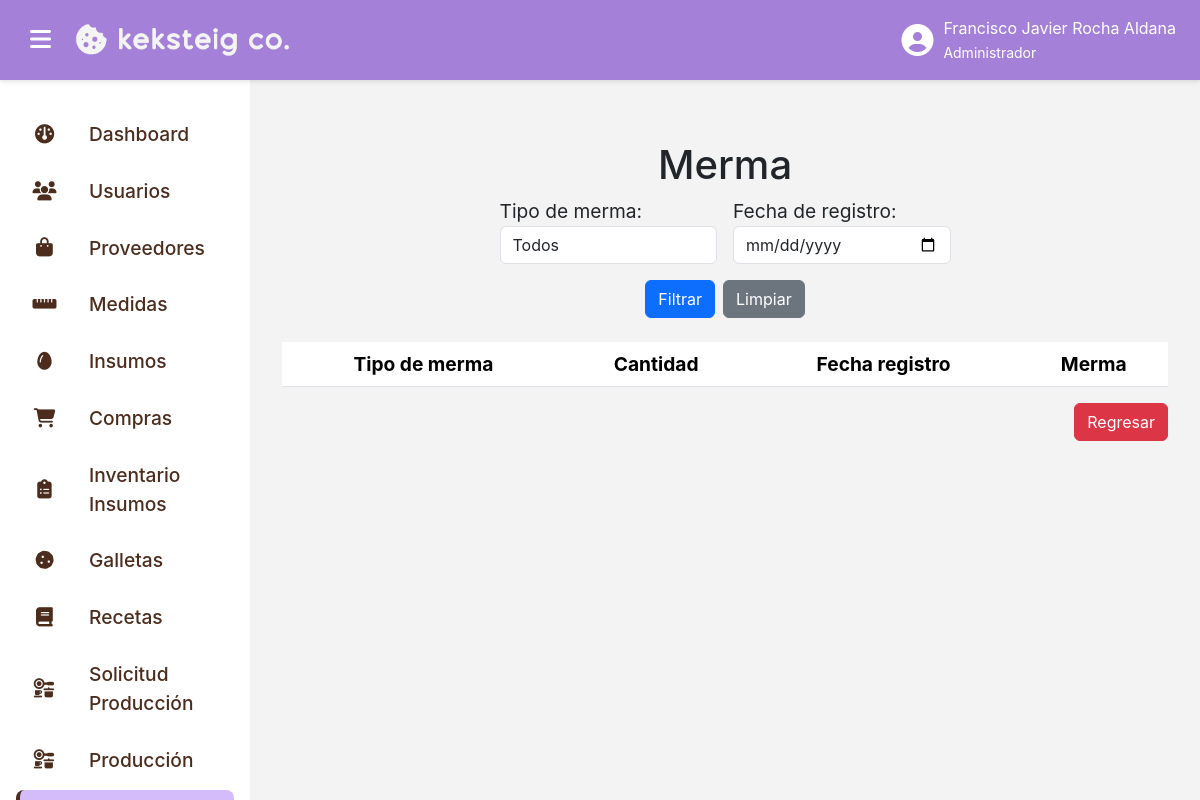
Before: /mermas/lista_mermas/ (signed in) with the older database file.
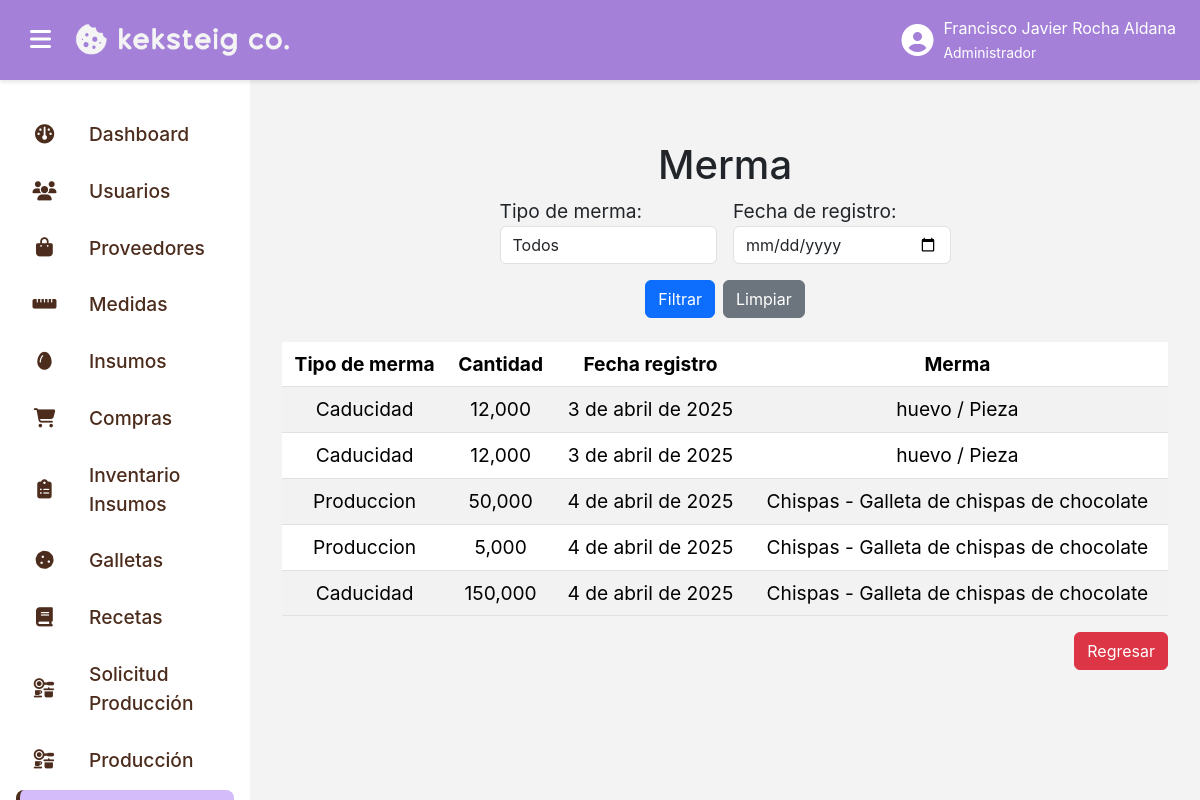
After: the same page with the newer database file.
### mermas_app/models.py (models this page shows, shortened)
class Merma(models.Model):
    tipo_merma = models.TextField(max_length=100)
    cantidad = models.DecimalField(decimal_places=3, max_digits=10)
    fecha_registro = models.DateTimeField(default=now)
    insumo = models.ForeignKey(InventarioInsumos, on_delete=models.CASCADE, null=True, blank=True)
    produccion = models.ForeignKey(Produccion, on_delete=models.CASCADE, null=True, blank=True)

### inventario_insumos_app/models.py (models this page shows)
class InventarioInsumos(models.Model):
    detalle_compra = models.ForeignKey(DetalleCompra, on_delete=models.CASCADE, null=False, blank=False)
    cantidad_existente = models.IntegerField(null=False)
    activo = models.BooleanField(default=True)
    def __str__(self):
        return f"{self.detalle_compra.insumo}"

### compras_app/models.py (models this page shows, shortened)
class DetalleCompra(models.Model):
    compra = models.ForeignKey(Compra, on_delete=models.CASCADE, null=False, blank=False)
    insumo = models.ForeignKey(Insumo, on_delete=models.CASCADE, null=False, blank=False)
    cantidad = models.DecimalField(max_digits=10, decimal_places=3)
    precio_unitario = models.DecimalField(max_digits=10 , decimal_places=3)
    fecha_caducidad = models.DateTimeField(default=now)

### insumos_app/models.py (models this page shows)
class Insumo(models.Model):
    nombre = models.TextField(max_length=100)
    descripcion = models.TextField(max_length=500)
    medida = models.ForeignKey(Medida, on_delete=models.CASCADE, null=False, blank=False)
    cantidad_minima = models.DecimalField(decimal_places=3, max_digits=10, null=False, default=0)
    def __str__(self):
        return f"{self.nombre} / {self.medida.nombre}"

### medidas_app/models.py (models this page shows, shortened)
class Medida(models.Model):
    nombre = models.TextField(max_length=50, null=False)
    nomenclatura = models.TextField(max_length=5, null=False)

### producciones_app/models.py (models this page shows)
class Produccion(models.Model):
    cantidad = models.IntegerField(null=False)
    fecha_preparacion = models.DateTimeField(default=now)
    galleta = models.ForeignKey(Galleta, on_delete=models.CASCADE, null=False, blank=False)
    def __str__(self):
        return f"{self.galleta}"

### galletas_app/models.py (models this page shows)
class Galleta(models.Model):
    nombre = models.TextField(max_length=100)
    descripcion = models.TextField(max_length=1000)
    peso_individual = models.DecimalField(decimal_places=3, max_digits=10)
    imagen = models.ImageField(upload_to="Galletas/", null=False, blank=False)
    medida = models.ForeignKey(Medida, on_delete=models.CASCADE, null=False, blank=False)
    def __str__(self):
        return f"{self.nombre} - {self.descripcion}"

### mermas_app/views.py (the view, shortened to what this page needs)
# urls.py: path("lista_mermas/", login_required(ListaMermasView.as_view()), name="lista_mermas"),
class ListaMermasView(PermissionRequiredMixin, TemplateView):
    permission_required = ["mermas_app.view_Merma"]
    login_url = "login"
    template_name = "lista_mermas.html"
    def get_context_data(self):
        lista = Merma.objects.all()
        tipo_merma = self.request.GET.get("tipo_merma")
        fecha_registro = self.request.GET.get("fecha_registro")
        if tipo_merma:
            lista = lista.filter(tipo_merma=tipo_merma)
        if fecha_registro:
            try:
                fecha_obj = datetime.strptime(fecha_registro, "%Y-%m-%d").date()
                lista = lista.filter(fecha_registro__date=fecha_obj)
            except ValueError:
                pass
        return {
            "lista": lista
        }

### mermas_app/templates/lista_mermas.html (shortened to what this page needs)
{% extends "base.html" %}
{% load static %}
{% block content %}
<div class="pantalla-completa">
    <div class="menu">
        <h1 class="text-center">
            Merma
        </h1>
        <form method="get" class="row px-2">
            <div class="col-lg-12 col-md-12 col-sm-12 col-12">
                <div class="d-flex align-items-center justify-content-center">
                    <div class="col-lg-3 col-md-3 col-sm-12 col-12 me-2">
                        <label for="tipo_merma">
                            Tipo de merma:
                        </label>
                        <select class="form-control" name="tipo_merma" id="tipo_merma">
                            <option value="">
                                Todos
                            </option>
                        </select>
                    </div>
                    <div class="col-lg-3 col-md-3 col-sm-6 col-6 ms-2">
                        <label for="fecha_registro">
                            Fecha de registro:
                        </label>
                        <input class="form-control" type="date" id="fecha_registro" name="fecha_registro" value="{{ request.GET.fecha_registro }}"/>
                    </div>
                </div>
                <div class="d-flex align-items-center justify-content-center mt-3">
                    <div class="d-flex col-lg-6 col-md-6 col-sm-12 col-12 justify-content-center">
                        <button class="btn btn-primary me-1">
                            Filtrar
                        </button>
                        <a class="btn btn-secondary ms-1" href="{% url 'lista_mermas' %}">
                            Limpiar
                        </a>
                    </div>
                </div>
            </div>
        </form>
        <div class="row d-flex mt-4">
            <div class="col-lg-12 col-md-12 col-sm-12 col-12">
                <div class="d-flex align-items-center justify-content-center">
                    <table class="table table-hover table-striped">
                        <thead>
                            <th class="text-center">
                                Tipo de merma
                            </th>
                            <th class="text-center">
                                Cantidad
                            </th>
                            <th class="text-center">
                                Fecha registro
                            </th>
                            <th class="text-center">
                                Merma
                            </th>
                        </thead>
                        <tbody>
                            {% for item in lista %}
                                <tr>
                                    <td class="text-center">
                                        {{ item.tipo_merma }}
                                    </td>
                                    <td class="text-center">
                                        {{ item.cantidad }}
                                    </td>
                                    <td class="text-center">
                                        {{ item.fecha_registro|date }}
                                    </td>
                                    <td class="text-center">
                                        {% if item.insumo is not None %}
                                            {{ item.insumo }}
                                        {% else %}
                                            {{ item.produccion }}
                                        {% endif %}
                                    </td>
                                </tr>
                            {% endfor %}
                        </tbody>
                    </table>
                </div>
            </div>
        </div>
        <div class="d-flex align-items-center justify-content-end">
            <a class="btn btn-danger" href="{% url "home" %}">
                Regresar
            </a>
        </div>
    </div>
</div>
{% endblock content %}

### templates/base.html (shortened to what this page needs)
{% load static %}
<!DOCTYPE html>
<html lang="es">
<head>
    <link rel="stylesheet" href="{% static 'css/bootstrap.min.css' %}">
    <link href="https://cdnjs.cloudflare.com/ajax/libs/font-awesome/6.7.2/css/all.min.css" rel="stylesheet">
    <link rel="stylesheet" href="{% static 'css/styles.css' %}">
</head>
<body>
    <div class="topbar">
        <div class="d-flex align-items-center gap-3">
            <button class="sidebar-toggle" id="menuToggle">
                <i class="fas fa-bars"></i>
            </button>
            <a href="{% url 'home' %}" style="text-decoration: none;" class="logo-container">
                <img src="{% static 'image/logo-horizontal-light.png' %}" alt="Don Galleto Logo" class="logo">
            </a>
        </div>
        <div class="user-info">
            <i class="fas fa-user-circle"></i>
            <span>
                {{ user.first_name }} {{ user.last_name }}
                <br>
                <small>
                    {% for group in user.groups.all %}
                        {{ group.name }}
                    {% empty %}
                        El usuario no pertenece a ningún grupo.
                    {% endfor %}
                </small>
            </span>
        </div>
    </div>
    <div class="sidebar {% if is_sidebar_collapsed %}collapsed{% endif %}" id="sidebar">
        {% for grupo in request.user.groups.all %}
            {% if grupo.name == 'Administrador' %}
                <a href="{% url 'home' %}" class="{% if request.resolver_match.url_name == 'home' %}active{% endif %}">
                    <i class="fa-solid fa-dashboard"></i>
                    <span>
                        Dashboard
                    </span>
                </a>
            {% endif %}
            {% if grupo.name == 'Administrador' %}
                <a href="{% url 'lista_usuarios' %}" class="{% if '/usuarios/' in request.path %}active{% endif %}">
                    <i class="fas fa-users"></i>
                    <span>
                        Usuarios
                    </span>
                </a>
            {% endif %}
            {% if grupo.name == 'Administrador' %}
                <a href="{% url 'lista_proveedores' %}" class="{% if request.resolver_match.url_name == 'lista_proveedores' %}active{% endif %}">
                    <i class="fa-solid fa-bag-shopping"></i>
                    <span>
                        Proveedores
                    </span>
                </a>
            {% endif %}
            {% if grupo.name == 'Administrador' %}
                <a href="{% url 'lista_medidas' %}" class="{% if request.resolver_match.url_name == 'lista_medidas' %}active{% endif %}">
                    <i class="fa-solid fa-ruler-horizontal"></i>
                    <span>
                        Medidas
                    </span>
                </a>
            {% endif %}
            {% if grupo.name == 'Administrador' %}
                <a href="{% url 'lista_insumos' %}" class="{% if request.resolver_match.url_name == 'lista_insumos' %}active{% endif %}">
                    <i class="fa-solid fa-egg"></i>
                    <span>
                        Insumos
                    </span>
                </a>
            {% endif %}
            {% if grupo.name == 'Administrador' %}
                <a href="{% url 'lista_compras' %}" class="{% if request.resolver_match.url_name == 'lista_compras' %}active{% endif %}">
                    <i class="fa-solid fa-cart-shopping"></i>
                    <span>
                        Compras
                    </span>
                </a>
            {% endif %}
            {% if grupo.name == 'Administrador' %}
                <a href="{% url 'lista_inventario' %}" class="{% if request.resolver_match.url_name == 'lista_inventario' %}active{% endif %}">
                    <i class="fa-solid fa-clipboard-list"></i>
                    <span>
                        Inventario Insumos
                    </span>
                </a>
            {% endif %}
            {% if grupo.name == 'Administrador' %}
                <a href="{% url 'lista_galletas' %}" class="{% if request.resolver_match.url_name == 'lista_galletas' %}active{% endif %}">
                    <i class="fa-solid fa-cookie"></i>
                    <span>
                        Galletas
                    </span>
                </a>
            {% endif %}
            {% if grupo.name == 'Administrador' %}
                <a href="{% url 'lista_recetas' %}" class="{% if request.resolver_match.url_name == 'lista_recetas' %}active{% endif %}">
                    <i class="fa-solid fa-book"></i>
                    <span>
                        Recetas
                    </span>
                </a>
            {% endif %}
            {% if grupo.name == 'Administrador' %}
                <a href="{% url 'lista_solicitarproducciones' %}" class="{% if request.resolver_match.url_name == 'lista_solicitarproducciones' %}active{% endif %}">
                    <i class="fa-solid fa-kitchen-set"></i>
                    <span>
                        Solicitud Producción
                    </span>
                </a>
            {% endif %}
            {% if grupo.name == 'Administrador' %}
                <a href="{% url 'lista_producciones' %}" class="{% if request.resolver_match.url_name == 'lista_producciones' %}active{% endif %}">
                    <i class="fa-solid fa-kitchen-set"></i>
                    <span>
                        Producción
                    </span>
                </a>
            {% endif %}
            {% if grupo.name == 'Administrador' %}
                <a href="{% url 'lista_mermas' %}" class="{% if request.resolver_match.url_name == 'lista_mermas' %}active{% endif %}">
                </a>
            {% endif %}
        {% endfor %}
    </div>
    <div class="content">
        {% block content %}
        {% endblock content %}
    </div>
</body>
</html>

### static/css/styles.css (style rules this page uses)
:root { --primary-color: #a480d9; --primary-dark: #8a66c9; --primary-light: #d4bbfa; --text-color: #4C2C1C; --danger-color: #de3421; --danger-dark: #c42e1c; --background-color: #f3f3f3; --border-color: #dee2e6; --white: #fff; }
body { margin: 0; font-family: 'SFPRODISPLAY', sans-serif; font-size: 1.2rem; background-color: var(--background-color); }
.content { margin-left: 250px; margin-top: 80px; padding: 2rem; transition: margin-left 0.3s ease; }
.topbar { position: fixed; top: 0; left: 0; width: 100%; height: 80px; background-color: var(--primary-color); display: flex; align-items: center; justify-content: space-between; padding: 0 1.5rem; z-index: 1050; box-shadow: 0 2px 4px rgba(0, 0, 0, 0.1); }
.topbar img.logo { height: 50px; transition: transform 0.3s ease; }
.sidebar-toggle { background: none; border: none; font-size: 1.5rem; color: var(--white); }
.sidebar { width: 250px; height: 100vh; background-color: var(--white); position: fixed; top: 80px; left: 0; padding: 1.5rem 1rem; transition: transform 0.3s ease; z-index: 1000; overflow-y: auto; scrollbar-width: thin; }
.sidebar a { display: flex; align-items: center; gap: 2rem; padding: 0.75rem 1rem; margin: 0.25rem 0; border: none; background: none; color: #4C2C1C; font-weight: 500; text-decoration: none; border-radius: 8px; width: 100%; transition: all 0.3s ease; }
.sidebar a i { min-width: 25px; text-align: center; }
.sidebar a span { text-align: left; flex: 1; }
.sidebar a i { transition: transform 0.3s ease; }
.sidebar a.active { background-color: var(--primary-light); border-left: 4px solid var(--text-color); font-weight: bold; }
.user-info { position: relative; display: flex; align-items: center; gap: 10px; font-size: 1rem; color: var(--white); cursor: pointer; }
.user-info i { font-size: 2rem; }
.user-info > span { display: block; }

Changed rows visible on the page:
added Merma: tipo_merma "Caducidad", cantidad "12,000", fecha_registro "3 de abril de 2025", insumo "huevo / Pieza"
added Merma: tipo_merma "Caducidad", cantidad "12,000", fecha_registro "3 de abril de 2025", insumo "huevo / Pieza"
added Merma: tipo_merma "Produccion", cantidad "50,000", fecha_registro "4 de abril de 2025", produccion "Chispas - Galleta de chispas de chocolate"
added Merma: tipo_merma "Produccion", cantidad "5,000", fecha_registro "4 de abril de 2025", produccion "Chispas - Galleta de chispas de chocolate"
added Merma: tipo_merma "Caducidad", cantidad "150,000", fecha_registro "4 de abril de 2025", produccion "Chispas - Galleta de chispas de chocolate"
